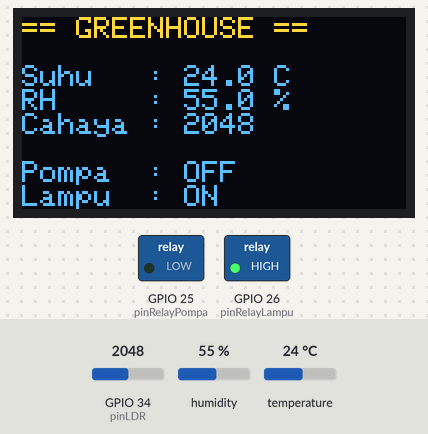
The sketch below on a simulated ESP32. Parts: 128×64 one-colour display, switched loads named in the sketch (green lamp = pin HIGH). Inputs (shaded band) come from the test bench; at power-on: humidity 55 %, GPIO 34 (pinLDR) = 2048, temperature 24 °C. The OLED is the two-colour kind (top 16 rows yellow); what the sketch prints to the serial monitor is not drawn.

Above: at 3.2 s.
3.3 s: humidity set to 41 %
At 6.3 s:
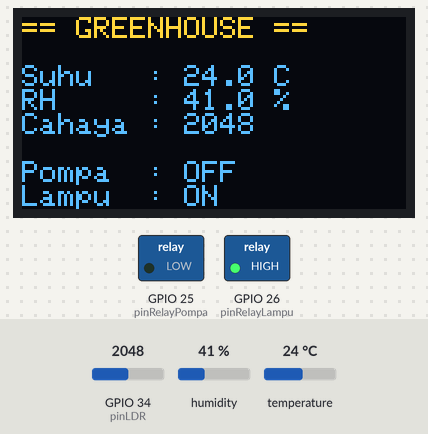
7.2 s: humidity set to 38 %
At 9.2 s:
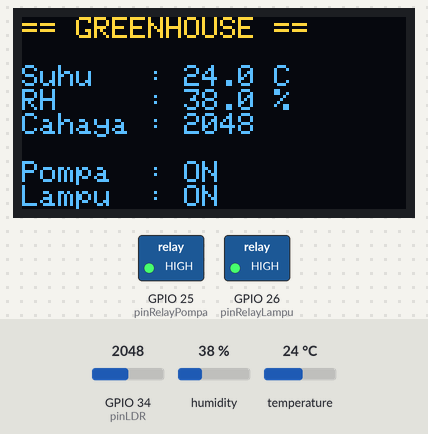
11.1 s: GPIO 34 (pinLDR) set to 1938
At 12.1 s:
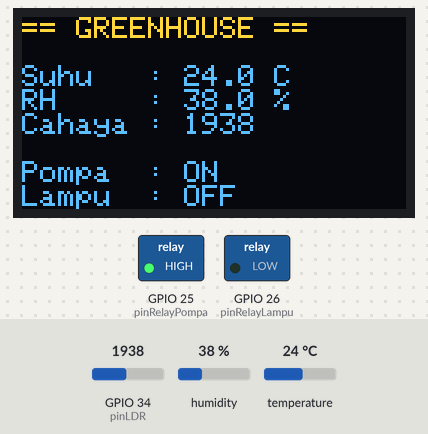
15.0 s: humidity set to 40 %
At 17.9 s:
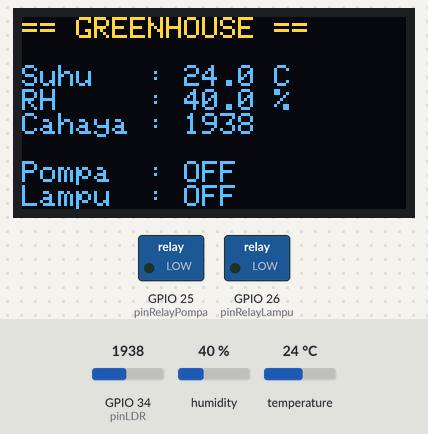
18.9 s: GPIO 34 (pinLDR) set to 2040
At 20.8 s:
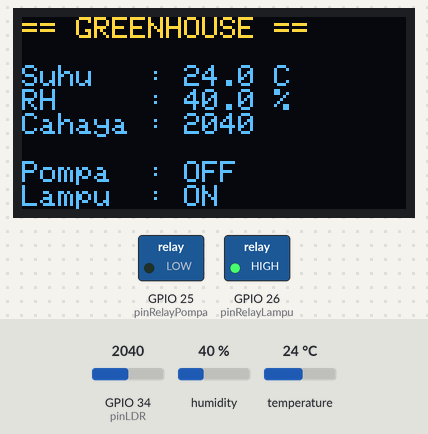
22.8 s: temperature set to 12 °C
At 24.8 s:
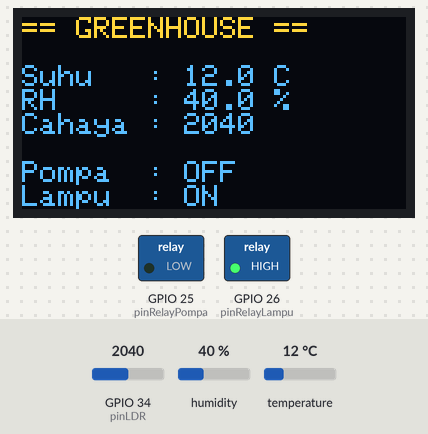
Timing chart, 0 to 26.3 s (numbered marks = the images above; inputs shaded):
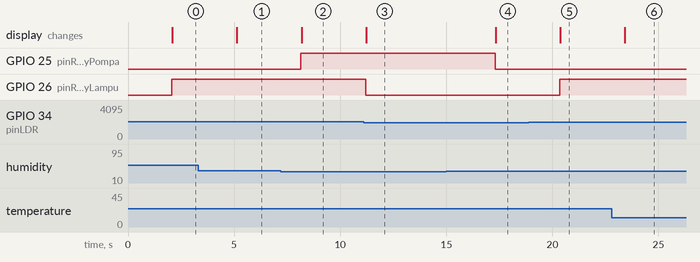

The sketch:

tugas-02-smart-greenhouse.ino
```cpp
/*
  TUGAS 2 PERTEMUAN 3: SMART GREENHOUSE

  Sistem kontrol greenhouse otomatis:
  - Monitor suhu, kelembapan, cahaya
  - Relay 1 (pompa air): nyala jika kelembapan < 40%
  - Relay 2 (grow light): nyala jika cahaya kurang
  - OLED display semua parameter

  Komponen: ESP32, DHT11, LDR+10K, Relay 2CH, OLED
*/

#include <Wire.h>
#include <Adafruit_GFX.h>
#include <Adafruit_SSD1306.h>
#include <DHT.h>

#define SCREEN_WIDTH 128
#define SCREEN_HEIGHT 64
Adafruit_SSD1306 display(SCREEN_WIDTH, SCREEN_HEIGHT, &Wire, -1);

#define DHTPIN 15
#define DHTTYPE DHT11
DHT dht(DHTPIN, DHTTYPE);

const int pinLDR = 34;
const int pinRelayPompa = 25;
const int pinRelayLampu = 26;

const int THRESHOLD_RH = 40;  // Pompa nyala jika < 40%
const int THRESHOLD_CAHAYA = 2000;  // Lampu nyala jika gelap

void setup() {
  Serial.begin(115200);
  dht.begin();
  pinMode(pinRelayPompa, OUTPUT);
  pinMode(pinRelayLampu, OUTPUT);

  if(!display.begin(SSD1306_SWITCHCAPVCC, 0x3C)) {
    Serial.println("OLED error!");
    while(1);
  }

  display.clearDisplay();
  display.setTextColor(SSD1306_WHITE);

  Serial.println("=== SMART GREENHOUSE ===");
  Serial.println("Pompa: RH < 40%");
  Serial.println("Lampu: Cahaya kurang\n");

  delay(2000);
}

void loop() {
  float suhu = dht.readTemperature();
  float rh = dht.readHumidity();
  int cahaya = analogRead(pinLDR);

  if (isnan(suhu) || isnan(rh)) {
    Serial.println("DHT Error!");
    delay(2000);
    return;
  }

  // Kontrol pompa (misting/irrigation)
  bool pompaOn = (rh < THRESHOLD_RH);
  digitalWrite(pinRelayPompa, pompaOn ? HIGH : LOW);

  // Kontrol grow light
  bool lampuOn = (cahaya > THRESHOLD_CAHAYA);  // Gelap
  digitalWrite(pinRelayLampu, lampuOn ? HIGH : LOW);

  // Display di OLED
  display.clearDisplay();
  display.setTextSize(1);
  display.setCursor(0,0);
  display.println("== GREENHOUSE ==");
  display.println();
  display.print("Suhu   : ");
  display.print(suhu,1);
  display.println(" C");
  display.print("RH     : ");
  display.print(rh,1);
  display.println(" %");
  display.print("Cahaya : ");
  display.println(cahaya);
  display.println();
  display.print("Pompa  : ");
  display.println(pompaOn ? "ON" : "OFF");
  display.print("Lampu  : ");
  display.println(lampuOn ? "ON" : "OFF");
  display.display();

  // Serial log
  Serial.printf("T:%.1f RH:%.1f C:%d | Pompa:%s Lampu:%s\n",
    suhu, rh, cahaya, pompaOn?"ON":"OFF", lampuOn?"ON":"OFF");

  delay(3000);
}

/*
  APLIKASI LANJUTAN:
  - CO2 injection untuk fotosintesis optimal
  - pH & EC monitoring (nutrient solution)
  - Automated ventilation (window/fan)
  - Schedule berbeda untuk fase vegetatif vs flowering
  - Data analytics untuk yield optimization
*/
```

Measured:
- the behaviour switches between 40 and 39 % on humidity (found by bisection; images 1 and 2)
- the behaviour switches between 2001 and 2000 on GPIO 34 (pinLDR) (found by bisection; images 2 and 3)
- after the input at 3.3 s, the display: changes after 1.8 s (image 1)
- after the input at 7.2 s, GPIO 25 (pinRelayPompa): LOW → HIGH after 0.95 s; the display: changes after 0.98 s (image 2)
- after the input at 11.1 s, GPIO 26 (pinRelayLampu): HIGH → LOW after 0.10 s; the display: changes after 0.13 s (image 3)
- after the input at 15.0 s, GPIO 25 (pinRelayPompa): HIGH → LOW after 2.3 s; the display: changes after 2.3 s (image 4)
- after the input at 18.9 s, GPIO 26 (pinRelayLampu): LOW → HIGH after 1.4 s; the display: changes after 1.5 s (image 5)
- after the input at 22.8 s, the display: changes after 0.62 s (image 6)
